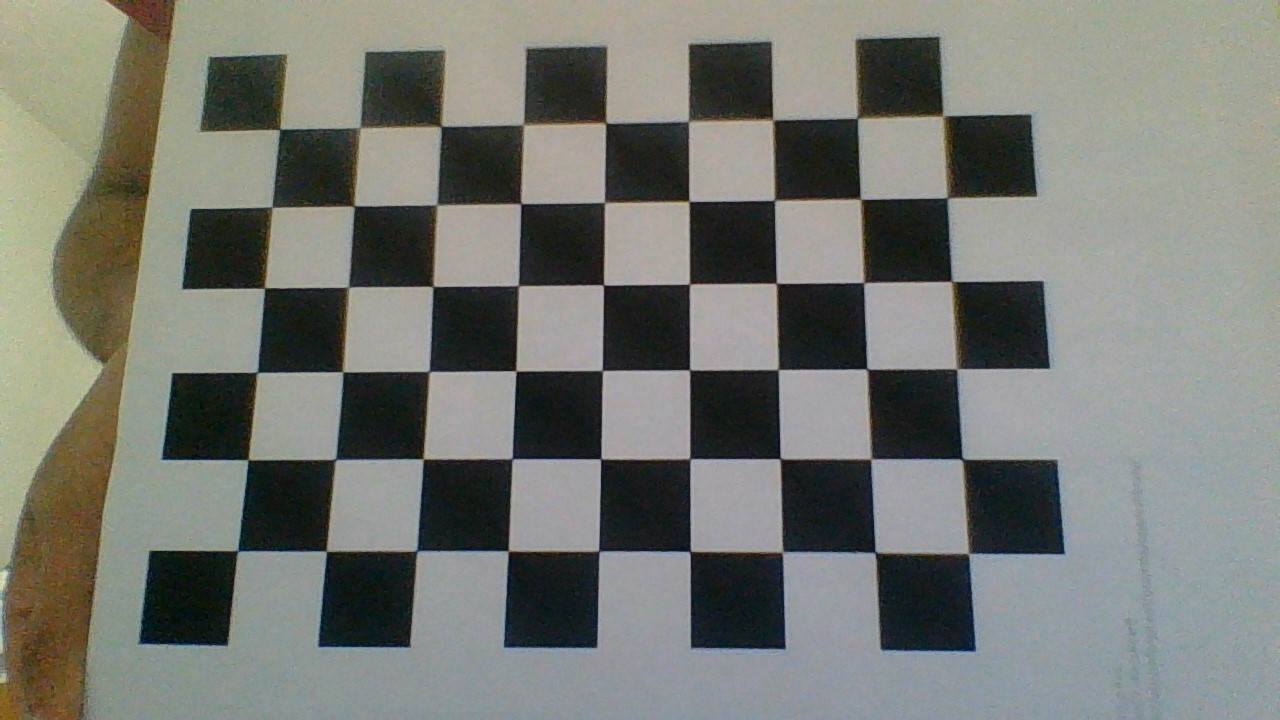
#> input picture calibrate_images/1.jpg, 1280 x 720 px
$ python BallClassifier.py
#> lines starting #> are read from the running program, lines starting #| are printed output that depends on the picture; after the words box and inside, x2 and y2 are one past the last pixel; in counts of white or black regions, pixels touching at a corner belong together
### calibrate.py
import numpy as np
import cv2
import logging
import os
from typing import Tuple


def calibrate_camera() -> Tuple[np.array, np.array, np.array, np.array]:
    ''' Calibrates camera from given images

    Tries to load an existing camera matrix, distortion coefficients,
    rotation vectors and translation vectors from disk.

    Returns:
        mtx: Camera matrix
        dist: Distortion coefficients
        rvecs: Rotation vector
        tvecs: Translation vector
    '''
    try:
        mtx = np.load('calibrate_images/mtx.npy')
        dist = np.load('calibrate_images/dist.npy')
        rvecs = np.load('calibrate_images/rvecs.npy')
        tvecs = np.load('calibrate_images/tvecs.npy')
    except (OSError, FileNotFoundError) as error:
        # termination criteria
        criteria = (cv2.TERM_CRITERIA_EPS + cv2.TERM_CRITERIA_MAX_ITER, 30, 0.001)

        # prepare object points, like (0,0,0), (1,0,0), (2,0,0) ....,(6,5,0)
        pattern_size = (9, 6)
        objp = np.zeros((np.prod(pattern_size), 3), np.float32)
        # objp[:,:2] = np.mgrid[0:9, 0:6].T.reshape(-1,2)
        objp[:, :2] = np.indices(pattern_size).T.reshape(-1, 2)
        objp *= 20

        # Arrays to store object points and image points from all the images.
        objpoints = []  # 3d point in real world space
        imgpoints = []  # 2d points in image plane.
        count = 0
        images = ["calibrate_images/" + name for name in os.listdir("./calibrate_images/") if name.endswith(".jpg")]
        # logging.info(images)

        for fname in images:
            img = cv2.imread(fname)
#> img is the input picture: shape (720, 1280, 3); mean B, G, R 114.9, 121.2, 119.1
            dsize = (640, 480)
            img = cv2.resize(img, dsize)
#> img: shape (480, 640, 3)
            gray = cv2.cvtColor(img, cv2.COLOR_BGR2GRAY)
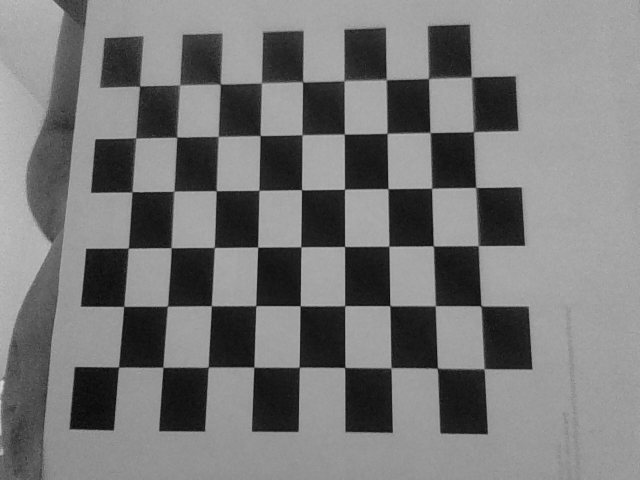
#> gray: shape (480, 640); min 7, max 215, mean 119.8

            # Find the chess board corners
            ret, corners = cv2.findChessboardCorners(gray, pattern_size)
#> ret = True; corners = 54 rows, first 8: [139.7, 86.18], [179.6, 84.93], [220.5, 84.04], [261.4, 83.02], [302.6, 81.74], [344, 80.87], [386.4, 80.03], [428.4, 78.83]

            # If found, add object points, image points (after refining them)
            if ret:
                count += 1
                corners = cv2.cornerSubPix(gray, corners, (5, 5), (-1, -1), criteria)
#> corners = 54 rows, first 8: [139.7, 86.18], [179.7, 84.92], [220.3, 84.1], [261.4, 82.95], [302.5, 81.76], [344, 80.67], [386.2, 79.63], [428.4, 78.56]
                imgpoints.append(corners.reshape(-1, 2))
                objpoints.append(objp)
            else:
                print(f'Couldn\'t find corners for {fname}!')
        print(f"Found Chessboard Corners for {count} images")
        ret, mtx, dist, rvecs, tvecs = cv2.calibrateCamera(objpoints, imgpoints, gray.shape[::-1], None, None)
#> ret = 0.205; mtx = [[468.9, 0, 328.6], [0, 622.7, 200], [0, 0, 1]]; dist = [[-0.0217, 0.234, 0.000269, -0.00932, -0.271]]; rvecs = ([-0.202, 0.0699, -0.00223], [-0.105, 0.441, -0.118], [-0.0851, 0.247, -0.13]); tvecs = ([-92.17, -42.05, 231.2], [-77.19, -19.43, 456.1], [-130.3, -19.73, 451.9])
        logging.info(f'''
        ---------------------------
            Camera Matrix:
            {mtx}
            Dist:
            {dist.ravel()}
            Rvecs:
            {rvecs}
            Tvecs:
            {tvecs}
        ---------------------------
        ''')
        np.save('calibrate_images/mtx.npy', mtx)
        np.save('calibrate_images/dist.npy', dist)
        np.save('calibrate_images/rvecs.npy', rvecs)
        np.save('calibrate_images/tvecs.npy', tvecs)

        # [10 lines of commented-out code are left out]
    return mtx, dist, rvecs, tvecs

### WebcamStream.py
import numpy as np
import argparse
from VideoInterface import VideoInterface
import cv2

from calibrate import calibrate_camera


class WebcamStream(VideoInterface):
    '''Gets a stream from the webcam and lets other classes grab information
    about the stream.

    Attributes:
        capture_id: An integer or string indicating the camera device
    '''

    def __init__(self, capture_id=0):
        '''Inits WebcamStream with the capture ID'''
        self.vs = cv2.VideoCapture(capture_id, cv2.CAP_DSHOW)
        # self.test = cv2.VideoCapture(
        #     "ball_images/test_throw.mp4", cv2.CAP_DSHOW)
        self.vs.set(cv2.CAP_PROP_FPS, 30)
        self.undistorted_frame = None
        self.camera_matrix, self.dist = calibrate_camera()[:2]
#> self.camera_matrix = [[468.9, 0, 328.6], [0, 622.7, 200], [0, 0, 1]]; self.dist = [[-0.0217, 0.234, 0.000269, -0.00932, -0.271]]

    def open_video_stream(self):
        '''Grabs a camera stream'''
        if not self.vs.isOpened():
            print("Video Stream couldn't be created")

    def read(self, undistort=True, shape=(640, 360)) -> np.array:
        '''Grabs a frame from the video stream.
        Waits until a frame can be read

        Returns:
            Image frame, np.array
        '''
#> called with undistort = True, shape = (640, 360)
        while self.vs.isOpened():
            ret, frame = self.vs.read()
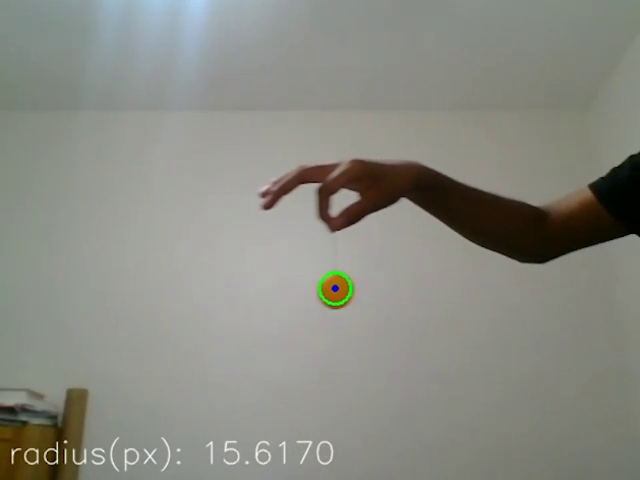
#> input picture frame 51 of drone_low.mp4, 640 x 480 px, given in place of the camera
#> frame is the input picture: shape (480, 640, 3); mean B, G, R 131, 138.6, 137.9
            if ret:
                self.frame = frame
                # frame = cv2.resize(frame, shape)
                undist = cv2.undistort(frame, self.camera_matrix, self.dist)
                self.undistorted_frame = undist
                if undistort:
                    return undist
                else:
                    return frame
            else:
                self.release()
                break

    def release(self):
        self.vs.release()
        cv2.destroyAllWindows()


# [6 lines left out: function configure_args, not called in this run]


# [11 lines that do not run on import are left out]

### utils.py
import cv2


def screenDebug(frame, *messages):
    '''
    Displays a given string to the window supplied by frame
    :param frame: The window on which the message will be displayed
    :param message: The string to show on the given frame
    '''
    height, width, channels = frame.shape
    font = cv2.FONT_HERSHEY_SIMPLEX
    defwidth = 10
    defheight = height - 20
    fontScale = 1
    fontColor = (255, 255, 255)
    thickness = 1
    for index, message in enumerate(messages):
        cv2.putText(frame, message, (defwidth, defheight - index * 30),
                    font, fontScale, fontColor, thickness, cv2.LINE_AA)

### BallClassifier.py
import numpy as np
import cv2
from collections import deque
import argparse
import os
import logging
from typing import Tuple
from collections.abc import Sequence

from WebcamStream import WebcamStream
from VideoFileStream import VideoFileStream
from utils import screenDebug
from calibrate import calibrate_camera
# [19 lines of commented-out code are left out]
balllow = np.array([14, 95, 149])
ballhigh = np.array([30, 255, 255])


class BallClassifier:
    '''Classifies balls from a video stream

    Classifies the ball using a colour mask and hough transform

    Attributes:
        self.vs: The video stream
        self.imgiter: An optional iter for images
        self.record: An optional record of estimated position and radius
        self.debug: Debug flag
    '''

    def __init__(self, args=None, imgiter=None):
        '''Makes a BallClassifier object

        Args:
            args: A dict of config values
            imgiter: An image iterator for testing images

        Returns:
            A BallClassifier object
        '''
        self.vs = None
        self.record: list = []
        self.imgiter = None
        self.debug: bool = args.get("debug", False)

        if imgiter is not None:
            self.imgiter = imgiter
            self.counter = 1
        else:
            if "video" in args:
                if isinstance(args["video"], str) and os.path.exists(
                        args["video"]):
                    self.vs = VideoFileStream(args)
                else:
                    self.vs = WebcamStream(args.get("video", 0))
            self.vs.open_video_stream()

    def get_hough_frame(
            self,
            frame: np.array,
            center: tuple,
            radius: float,
            multiplier: float = 1.2) -> list:
        '''Gets a smaller window of the frame for the Hough transform

        Args:
            frame: An ndarray frame that should contain some circular object
            center: A tuple of the estimate for the x and y position of the ball
            multiplier A float value to consider a larger frame than the one defined by center and radius

        Returns:
            An ndarray that is a smaller window
        '''
        newframe = None
        if center is not None:
            x, y = center
            ymin = int(max(0, y - multiplier * radius))
            ymax = int(min(frame.shape[0], max(0, y + multiplier * radius)))
            xmax = int(max(0, x - multiplier * radius))
            xmin = int(min(frame.shape[1], max(0, x + multiplier * radius)))
            newframe = frame[ymin:ymax, xmax:xmin]
        return newframe

    def hough(self, frame: np.array, center: tuple, radius: float) -> Tuple[Tuple[int, int], float]:
        '''Refines an estimate of the center and radius of a ball using circle Hough Transform

        Args:
            frame: An ndarray that reperesents the frame with the ball in it
            center: A tuple of the (x,y) position of the ball
            radius: A float of the estimated ball's radius

        Returns:
            A tuple that contains a refined estimate of the ball's center and radius
            If the center is None, this eventually returns None
        '''
        if center is None or radius is None:
            return None
        high = 90
        graysc = cv2.cvtColor(frame, cv2.COLOR_BGR2GRAY)
        minDistBetweenCircles = 10
        rad_mult = 1.15
        smallerframe = self.get_hough_frame(graysc, center, radius, rad_mult)
        circles = cv2.HoughCircles(
            smallerframe,
            cv2.HOUGH_GRADIENT,
            1,
            minDistBetweenCircles,
            param1=high,
            param2=50,
            minRadius=5,
            maxRadius=200)
        if circles is not None:
            # logging.info("Hough Circles found circles")
            circles = np.uint16(np.around(circles))
            xadj, yadj, radius = circles[0, :][0]
            cv2.circle(smallerframe, (xadj, yadj), radius, (255, 0, 0), thickness=2)
            cv2.circle(smallerframe, (xadj, yadj), 2, (0, 255, 0), thickness=2)
            return (center[0] + int(xadj - rad_mult * radius), center[1] + int(yadj - rad_mult * radius)), radius

    def colour_mask(self, frame: np.array) -> Tuple[Tuple[int, int], float]:
        '''Estimates the center and radius of the ball

        Args:
            frame: An ndarray of the image

        Returns:
            An estimate of the ((x, y), radius) from the frame.
            None if it can't find a circle.
        '''
        hsv = cv2.cvtColor(frame, cv2.COLOR_BGR2HSV)
#> hsv: shape (480, 640, 3); mean H, S, V 36.2, 28.2, 137.1
        mask = cv2.inRange(hsv, balllow, ballhigh)
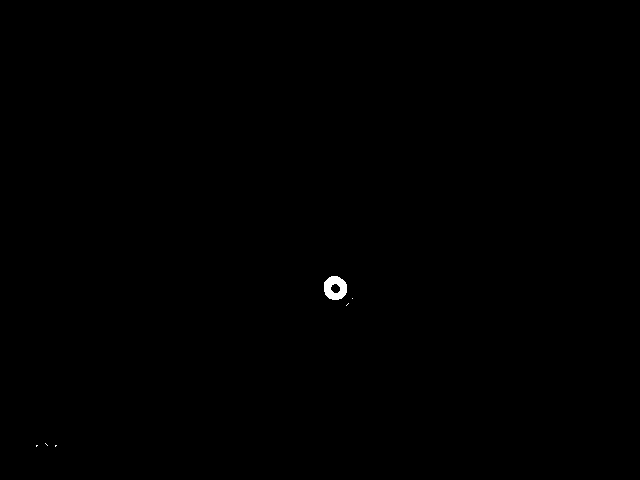
#> mask: shape (480, 640); 0.13% white; 6 white regions (5 under 20 px), largest, box (x1, y1, x2, y2) and area: (324, 276, 347, 300) 387
        mask = cv2.dilate(mask, None, iterations=2)
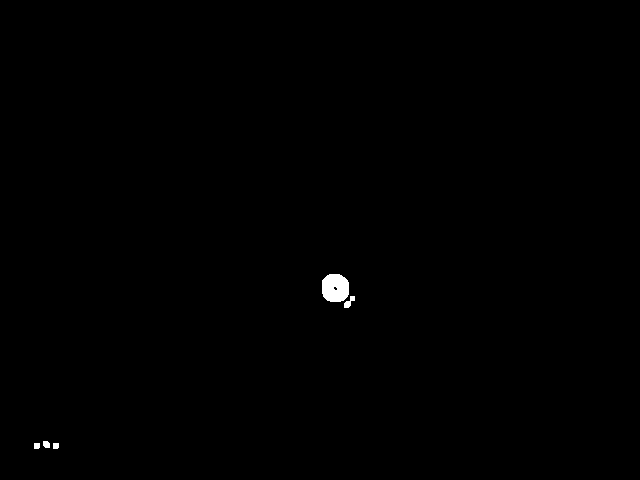
#> mask: shape (480, 640); 0.27% white; 5 white regions, box (x1, y1, x2, y2) and area: (322, 274, 349, 302) 645, (344, 296, 355, 308) 68, (43, 441, 50, 448) 43, (34, 443, 40, 449) 35, (53, 443, 59, 449) 35
        mask = cv2.erode(mask, None, iterations=2)
#> mask: shape (480, 640); 0.13% white; 6 white regions (5 under 20 px)

        cnts, hier = cv2.findContours(mask, cv2.RETR_EXTERNAL, cv2.CHAIN_APPROX_SIMPLE)
#> cnts = 6 contours, 5 with area under 20; largest, box (x1, y1, x2, y2) and area: (324, 276, 347, 300) 414
        radius = None
        # if self.debug:
        #     cv2.imshow('mask', mask)
        y, x = None, None
        if len(cnts) > 0:
            c = max(cnts, key=cv2.contourArea)
#> c = contour of 24 points, box (x1, y1, x2, y2) (324, 276, 347, 300), area 414
            _, radius = cv2.minEnclosingCircle(c)
#> radius = 12.15
            M = cv2.moments(c)
#> M = moments, m00 414.5, centre m10/m00, m01/m00 = (334.8, 287.6)
            if M["m00"] == 0:
                return None
            else:
                return (int(M["m10"] // M["m00"]), int(M["m01"] // M["m00"])), radius

    def find_center_and_radius(self, frame: np.array) -> Tuple[Tuple[int, int], float]:
        '''Finds the center and radius from the frame

        First attempts to find the projectile's center and radius using a colour mask
        Then attempts to find the projectile's center and radius using a circle Hough Transform on a smaller frame

        Args:
            frame: An ndarray that represents the seen image

        Returns:
            A tuple of ((x,y),radius) of the estimated ball's position
        '''
        center, radius = None, None
        cres = self.colour_mask(frame)
#> cres = ((334, 287), 12.15)
        if cres is not None:
            center, radius = cres
#> center = (334, 287); radius = 12.15
            # Updating Center and Radius
            res = self.hough(frame, center, radius)
#> in hough, `graysc = cv2.cvtColor(frame, cv2.COLOR_BGR2GRAY)`:
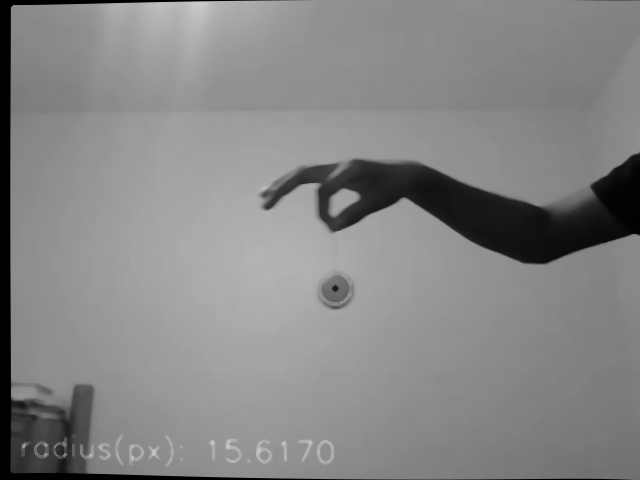
#> graysc: shape (480, 640); min 0, max 202, mean 134
#> in get_hough_frame, `x, y = center`: x = 334; y = 287
#> in get_hough_frame, `ymin = int(max(0, y - multiplier * radius))`: ymin = 273
#> in get_hough_frame, `ymax = int(min(frame.shape[0], max(0, y + multiplier * radius)))`: ymax = 300
#> in get_hough_frame, `xmax = int(max(0, x - multiplier * radius))`: xmax = 320
#> in get_hough_frame, `xmin = int(min(frame.shape[1], max(0, x + multiplier * radius)))`: xmin = 347
#> in get_hough_frame, `newframe = frame[ymin:ymax, xmax:xmin]`:
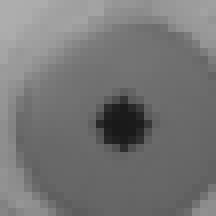
#> newframe: shape (27, 27) (shown 8 times larger); min 25, max 173, mean 117.1
#> in hough, `circles = cv2.HoughCircles( smallerframe, cv2.HOUGH_GRADIENT, 1, minDi..`: circles = None
            if res is not None:
                center, radius = res
        return center, radius

    def main(self) -> None:
        '''Main loop for running the system'''
        title = 'frame'
        while True:
            frame = None
            if self.imgiter is not None:
                try:
                    frame = next(self.imgiter)
                    title = str(self.counter)
                except StopIteration:
                    logging.info("Reached the end of the test images.")
                    break
            else:
                frame = self.vs.read()
            frame = cv2.medianBlur(frame, 5)
            center, radius = self.find_center_and_radius(frame)
#> center = (334, 287); radius = 12.15

            if center is not None and radius is not None:
                cv2.circle(img=frame, center=center, radius=int(radius), color=(0, 255, 0), thickness=2)
#> frame: shape (480, 640, 3); mean B, G, R 127.6, 135.1, 134.4
                cv2.circle(img=frame, center=center, radius=2, color=(255, 0, 0), thickness=2)
#> frame: shape (480, 640, 3); mean B, G, R 127.6, 135.1, 134.4
                if self.debug:
                    self.record.append((center, radius))
                    screenDebug(frame, f"radius(px): {radius:.4f}", f"position: {center}")
#> after the loop in screenDebug, `for index, message in enumerate(messages):`:
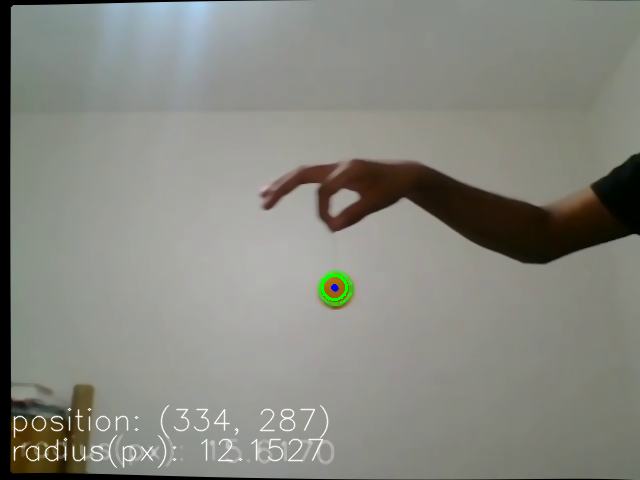
#> frame: shape (480, 640, 3); mean B, G, R 128.4, 135.9, 135.1

            if self.imgiter is not None:
                while True:
                    cv2.imshow(title, frame)
                    key = cv2.waitKey(1) & 0xFF
                    if key == ord('q'):
                        cv2.destroyAllWindows()
                        break
                self.counter += 1
            else:
                if self.debug:
                    cv2.imshow(title, frame)
                    if cv2.waitKey(1) & 0xFF == ord('q'):
#> (key q is pressed here)
                        break

        if self.vs is not None:
            self.vs.release()
        cv2.destroyAllWindows()


def configure_args() -> dict:
    ap = argparse.ArgumentParser()
    ap.add_argument("-d", "--debug", action="store_true", help="Show debug information", default=True)
    ap.add_argument("-v", "--video", help="path to the (optional) video file", default=0)
    return vars(ap.parse_args())


if __name__ == "__main__":
    args = configure_args()
    print(args)
    bc = BallClassifier(args)
    bc.main()
